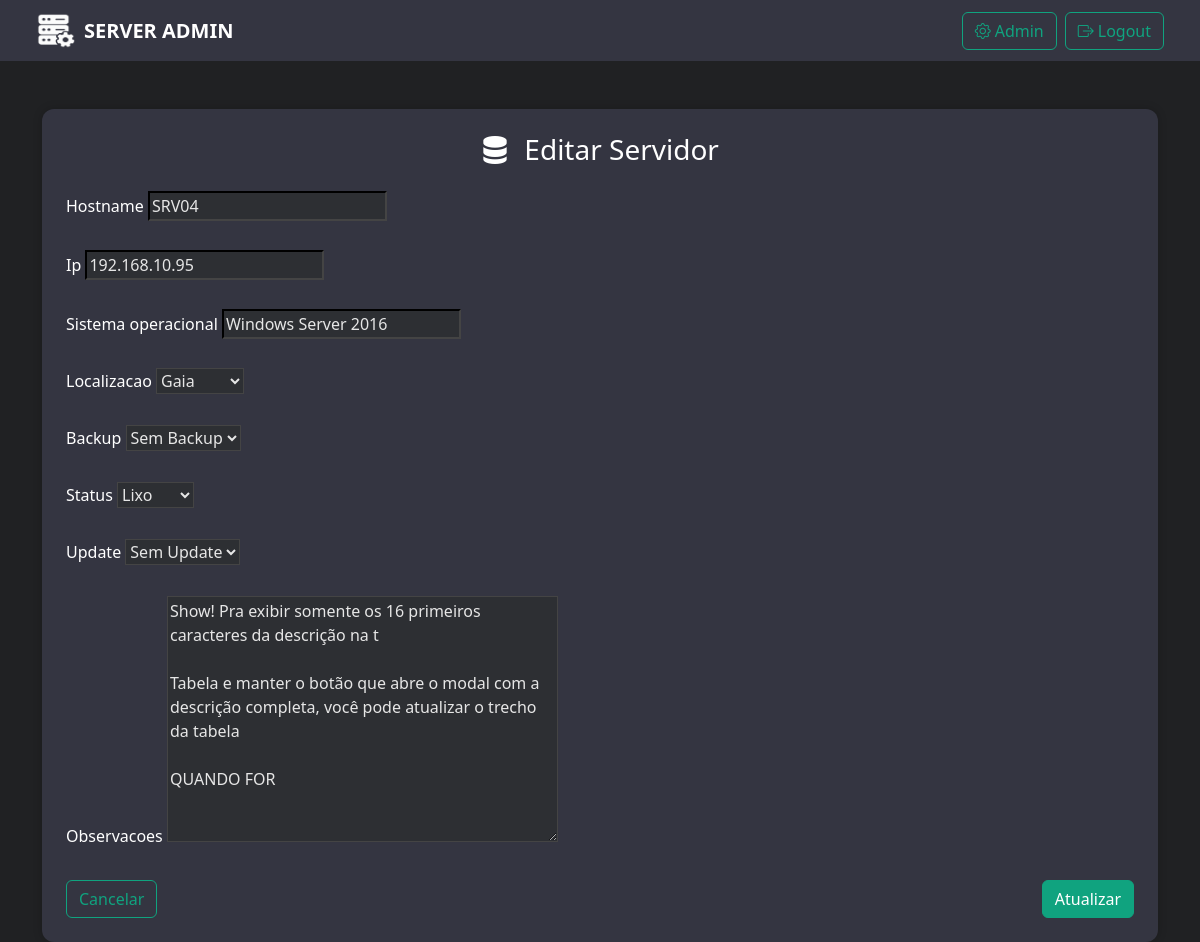
The page /editar/26/ (signed in) on the database its author committed.
### inventario/models.py (models this page shows, shortened)
class Servidor(models.Model):
    hostname = models.CharField(max_length=100)
    ip = models.GenericIPAddressField()
    sistema_operacional = models.CharField(max_length=100)
    localizacao = models.CharField(
        max_length=20,
        choices=[
            ('Lever', 'Lever'),
            ('Ramalde', 'Ramalde'),
            ('Gaia', 'Gaia')
        ]
    )
    backup = models.CharField(
        max_length=20,
        choices=[
            ('Baixo', 'Baixo'),
            ('Medio', 'Medio'),
            ('Alto', 'Alto'),
            ('Sem Backup', 'Sem Backup')
        ]
    )
    status = models.CharField(
        max_length=20,
        choices=[
            ('Ativo', 'Ativo'),
            ('A Fazer', 'A Fazer'),
            ('Lixo', 'Lixo')
        ]
    )
    update = models.CharField(
        max_length=20,
        choices=[
            ('CRIT', 'CRIT'),
            ('PROD', 'PROD'),
            ('HOMU', 'HOMU'),
            ('Sem Update', 'Sem Update')
        ]
    )
    data_inclusao = models.DateField(auto_now_add=True)
    observacoes = models.TextField(blank=True)

### inventario/views.py (the view)
# urls.py: path('editar/<int:pk>/', EditarServidor.as_view(), name='editar_servidor'),
class EditarServidor(LoginRequiredMixin, UpdateView):
    login_url = '/login/'
    model = Servidor
    fields = '__all__'
    template_name = 'inventario/formulario.html'
    success_url = reverse_lazy('lista_servidores')

### inventario/templates/inventario/formulario.html (shortened to what this page needs)
{% extends 'base.html' %}
{% block content %}
<div class="container mt-5">
    <div class="card p-4 animate__animated animate__fadeIn">
        <h3 class="text-center text-white mb-4">
            <i class="bi bi-server me-2"></i>
            {% if form.instance.pk %}
                Editar Servidor
            {% else %}
                Novo Servidor
            {% endif %}
        </h3>
        <form method="post">
            {% for field in form %}
                <div class="mb-4">
                    <label for="{{ field.id_for_label }}" class="form-label text-white">{{ field.label }}</label>
                    {{ field }}
                </div>
            {% endfor %}
            <div class="d-flex justify-content-between mt-4">
                <a href="{% url 'lista_servidores' %}" class="btn btn-outline-light">Cancelar</a>
                <button type="submit" class="btn btn-primary">
                    {% if form.instance.pk %}
                        Atualizar
                    {% else %}
                        Salvar
                    {% endif %}
                </button>
            </div>
        </form>
    </div>
</div>
{% endblock %}

### inventario/templates/base.html (style rules this page uses)
body { background-color: #202123; color: #e6e6e6; }
.card { background-color: #343541; border: none; border-radius: 12px; box-shadow: 0 0 10px rgba(0,0,0,0.2); }
.btn-primary { background-color: #10a37f; border-color: #10a37f; }
.btn-outline-light { border-color: #10a37f; color: #10a37f; }
a { color: #10a37f; }
input, select, textarea { background-color: #2d2f33 !important; color: #e6e6e6 !important; border-color: #444 !important; }

### rows shown on the page
Servidor: form "SRV04" "192.168.10.95" "Windows Server 2016" "Gaia" "Sem Backup" "Lixo" "Sem Update" "Show! Pra exibir somente os 16 primeiros caracteres da descrição na t Tabela e manter o botão que abre o modal com a descrição completa, você pode atualizar o trecho da tabela QUANDO FOR"

### other values the page prints
{{ field.label }} "Hostname" "Ip" "Sistema operacional" "Localizacao" "Backup" "Status" "Update" "Observacoes"
